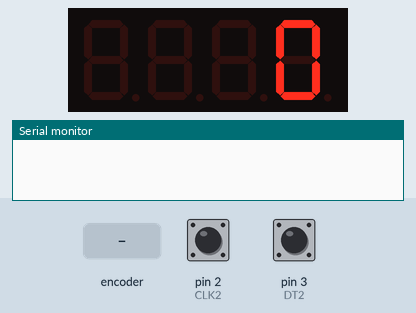
Recording of a sketch running on a simulated Arduino Uno, built with avr-gcc and run on an emulated ATmega328P. On the bench: 4-digit seven-segment display, the last lines printed to the serial monitor. Inputs (shaded band) come from the test bench; at power-on: pin 2 (CLK2) HIGH, pin 3 (DT2) HIGH.

Above: at 2.2 s.
2.3 s: rotary encoder on pin 2 (CLK2) / pin 3 (DT2) turned 2 steps (second pin leading)
At 3.5 s:
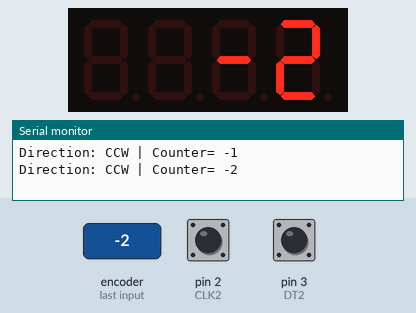
4.2 s: rotary encoder on pin 2 (CLK2) / pin 3 (DT2) turned 3 steps (first pin leading)
At 5.1 s:
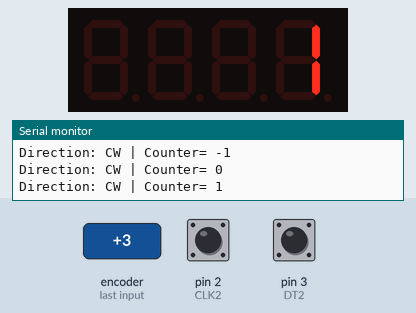
6.3 s: rotary encoder on pin 2 (CLK2) / pin 3 (DT2) turned 1 step (first pin leading)
At 6.7 s:
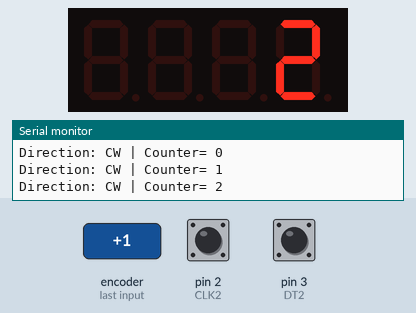
Timing chart, 0 to 9.3 s (numbered marks = the images above; inputs shaded):
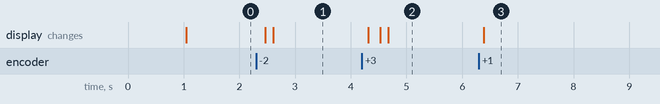

Measured:
- after the input at 2.3 s, the display: first changes after 0.17 s (image 1 shows a later state)
- after the input at 4.2 s, the display: first changes after 0.12 s (image 2 shows a later state)
- after the input at 6.3 s, the display: changes after 0.08 s (image 3)

The sketch:

SWITCH_COUNTER_DISPLAY.ino
```cpp
#include <TM1637Display.h>

// Rotary Encoder Inputs
#define CLK2 2
#define DT2 3

// Define the display connection pins:
#define CLK 6
#define DIO 5

// Create display object of type TM1637Display:
TM1637Display OurDisplay = TM1637Display(CLK, DIO);

// Create array that turns all segments on:
const uint8_t data[] = {0xff, 0xff, 0xff, 0xff};

// Create array that turns all segments off:
const uint8_t blank[] = {0x00, 0x00, 0x00, 0x00};

// You can set the individual segments per digit to spell words or create other symbols:
const uint8_t done[] = {
  SEG_B | SEG_C | SEG_D | SEG_E | SEG_G,           // d
  SEG_A | SEG_B | SEG_C | SEG_D | SEG_E | SEG_F,   // O
  SEG_C | SEG_E | SEG_G,                           // n
  SEG_A | SEG_D | SEG_E | SEG_F | SEG_G            // E
};

int counter = 0;    // keep a running tally of steps...
int currentStateCLK;
int lastStateCLK;
String currentDir ="";

void setup() {

  // Set encoder pins as inputs
  pinMode(CLK2,INPUT);
  pinMode(DT2,INPUT);

  // Setup Serial Monitor
  Serial.begin(9600);

  // Read the initial state of A (CLK)
  lastStateCLK = digitalRead(CLK2);

  // Clear the display:
  OurDisplay.clear();
  delay(1000);
  OurDisplay.setBrightness(7);

  // Call Interrupt Service Routine (ISR) updateEncoder() when any high/low change
  // is seen on A (CLK2) interrupt  (pin 2), or B (DT2) interrupt (pin 3)

  attachInterrupt(digitalPinToInterrupt(CLK2), updateEncoder, CHANGE);
  attachInterrupt(digitalPinToInterrupt(DT2), updateEncoder, CHANGE);
}

void loop() {
  OurDisplay.showNumberDec(counter);
  delay(50);

  if(counter == 50) {
    OurDisplay.setSegments(data);
    delay(2000);
    OurDisplay.clear();
  }

 if(counter == 75) {
    OurDisplay.setSegments(data);
    delay(2000);
    OurDisplay.clear();
  }

  if(counter == 100) {
    OurDisplay.setSegments(done);
    delay(3000);
    OurDisplay.clear();
    delay(1000);
    OurDisplay.setSegments(done);
    delay(3000);
    OurDisplay.clear();
 }

}

//  This is our ISR which has the job of responding to interrupt events
//
void updateEncoder(){
  // Read the current state of CLK
  currentStateCLK = digitalRead(CLK2);

  // If last and current state of CLK are different, then a pulse occurred;
  // React to only 0->1 state change to avoid double counting
  if (currentStateCLK != lastStateCLK  && currentStateCLK == 1){

    // If the DT state is different than the CLK state then
    // the encoder is rotating CW so INCREASE counter by 1
    if (digitalRead(DT2) != currentStateCLK) {
      counter ++;
      currentDir ="CW";

    } else {
      // Encoder is rotating CCW so DECREASE counter by 1
      counter --;
      currentDir ="CCW";
    }

    Serial.print("Direction: ");
    Serial.print(currentDir);
    Serial.print(" | Counter= ");
    Serial.println(counter);
  }

  // Remember last CLK state to use on next interrupt...
  lastStateCLK = currentStateCLK;
}
```
